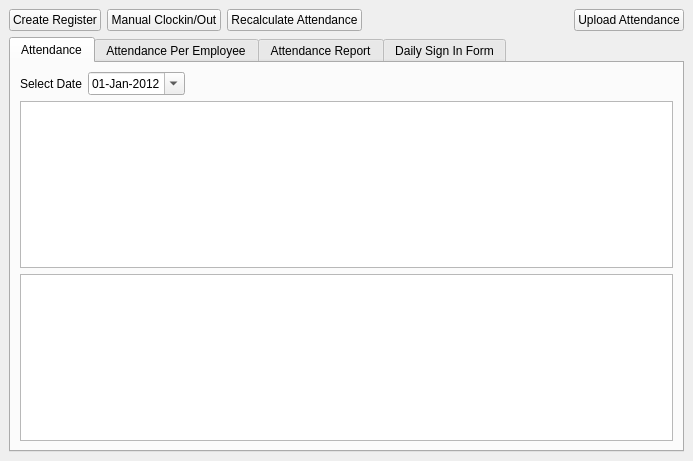
<?xml version="1.0" encoding="UTF-8"?>
<ui version="4.0">
 <class>Attendance</class>
 <widget class="QMainWindow" name="Attendance">
  <property name="geometry">
   <rect>
    <x>0</x>
    <y>0</y>
    <width>693</width>
    <height>461</height>
   </rect>
  </property>
  <property name="windowTitle">
   <string>Attendance</string>
  </property>
  <property name="windowIcon">
   <iconset resource="res.qrc">
    <normaloff>:/images/008_Reminder_128x128_72.png</normaloff>:/images/008_Reminder_128x128_72.png</iconset>
  </property>
  <widget class="QWidget" name="centralwidget">
   <layout class="QVBoxLayout" name="verticalLayout_2">
    <item>
     <layout class="QHBoxLayout" name="horizontalLayout_2">
      <item>
       <widget class="QPushButton" name="cmdCreateRegister">
        <property name="text">
         <string>Create Register</string>
        </property>
       </widget>
      </item>
      <item>
       <widget class="QPushButton" name="ManualClockin">
        <property name="text">
         <string>Manual Clockin/Out</string>
        </property>
       </widget>
      </item>
      <item>
       <widget class="QPushButton" name="RecalculateAllAttendance">
        <property name="text">
         <string>Recalculate Attendance</string>
        </property>
       </widget>
      </item>
      <item>
       <spacer name="horizontalSpacer">
        <property name="orientation">
         <enum>Qt::Horizontal</enum>
        </property>
        <property name="sizeHint" stdset="0">
         <size>
          <width>577</width>
          <height>20</height>
         </size>
        </property>
       </spacer>
      </item>
      <item>
       <widget class="QPushButton" name="UploadAttendance">
        <property name="text">
         <string>Upload Attendance</string>
        </property>
       </widget>
      </item>
     </layout>
    </item>
    <item>
     <widget class="QTabWidget" name="tabWidget">
      <property name="currentIndex">
       <number>0</number>
      </property>
      <widget class="QWidget" name="tab">
       <attribute name="title">
        <string>Attendance</string>
       </attribute>
       <layout class="QVBoxLayout" name="verticalLayout">
        <item>
         <layout class="QHBoxLayout" name="horizontalLayout">
          <item>
           <widget class="QLabel" name="label">
            <property name="text">
             <string>Select Date</string>
            </property>
           </widget>
          </item>
          <item>
           <widget class="QDateEdit" name="dtpPast">
            <property name="date">
             <date>
              <year>2012</year>
              <month>1</month>
              <day>1</day>
             </date>
            </property>
            <property name="displayFormat">
             <string>dd-MMM-yyyy</string>
            </property>
            <property name="calendarPopup">
             <bool>true</bool>
            </property>
           </widget>
          </item>
          <item>
           <spacer name="horizontalSpacer_2">
            <property name="orientation">
             <enum>Qt::Horizontal</enum>
            </property>
            <property name="sizeHint" stdset="0">
             <size>
              <width>40</width>
              <height>20</height>
             </size>
            </property>
           </spacer>
          </item>
         </layout>
        </item>
        <item>
         <widget class="CustomQueryView" name="lstAttendance"/>
        </item>
        <item>
         <widget class="QTableView" name="tblAttendance">
          <property name="sortingEnabled">
           <bool>true</bool>
          </property>
          <attribute name="verticalHeaderShowSortIndicator" stdset="0">
           <bool>true</bool>
          </attribute>
         </widget>
        </item>
       </layout>
      </widget>
      <widget class="QWidget" name="tab_2">
       <attribute name="title">
        <string>Attendance Per Employee</string>
       </attribute>
       <layout class="QVBoxLayout" name="verticalLayout_3">
        <item>
         <layout class="QHBoxLayout" name="horizontalLayout_3">
          <item>
           <widget class="QLabel" name="label_2">
            <property name="text">
             <string>Employee:</string>
            </property>
           </widget>
          </item>
          <item>
           <widget class="QComboBox" name="Employee">
            <property name="sizePolicy">
             <sizepolicy hsizetype="Preferred" vsizetype="Fixed">
              <horstretch>1</horstretch>
              <verstretch>0</verstretch>
             </sizepolicy>
            </property>
           </widget>
          </item>
          <item>
           <widget class="QLabel" name="label_3">
            <property name="text">
             <string>Start Date:</string>
            </property>
           </widget>
          </item>
          <item>
           <widget class="QDateEdit" name="StartDate">
            <property name="displayFormat">
             <string>dd-MMM-yyyy</string>
            </property>
            <property name="calendarPopup">
             <bool>true</bool>
            </property>
           </widget>
          </item>
          <item>
           <widget class="QLabel" name="label_4">
            <property name="text">
             <string>End Date:</string>
            </property>
           </widget>
          </item>
          <item>
           <widget class="QDateEdit" name="EndDate">
            <property name="displayFormat">
             <string>dd-MMM-yyyy</string>
            </property>
            <property name="calendarPopup">
             <bool>true</bool>
            </property>
           </widget>
          </item>
          <item>
           <widget class="QPushButton" name="ShowEmployeeAttendance">
            <property name="text">
             <string>Show</string>
            </property>
           </widget>
          </item>
          <item>
           <widget class="QPushButton" name="RecalculateEmployeeAttendance">
            <property name="text">
             <string>Recalculate</string>
            </property>
           </widget>
          </item>
         </layout>
        </item>
        <item>
         <widget class="CustomQueryView" name="lst_EmployeeAttendance"/>
        </item>
       </layout>
      </widget>
      <widget class="QWidget" name="tab_3">
       <attribute name="title">
        <string>Attendance Report</string>
       </attribute>
       <layout class="QVBoxLayout" name="verticalLayout_4">
        <item>
         <layout class="QHBoxLayout" name="horizontalLayout_4">
          <item>
           <widget class="QLabel" name="label_5">
            <property name="text">
             <string>Start Date:</string>
            </property>
           </widget>
          </item>
          <item>
           <widget class="QDateEdit" name="AttStartDate">
            <property name="date">
             <date>
              <year>2012</year>
              <month>1</month>
              <day>1</day>
             </date>
            </property>
            <property name="displayFormat">
             <string>dd-MMM-yyyy</string>
            </property>
            <property name="calendarPopup">
             <bool>true</bool>
            </property>
           </widget>
          </item>
          <item>
           <widget class="QLabel" name="label_6">
            <property name="text">
             <string>End Date:</string>
            </property>
           </widget>
          </item>
          <item>
           <widget class="QDateEdit" name="AttEndDate">
            <property name="date">
             <date>
              <year>2012</year>
              <month>1</month>
              <day>1</day>
             </date>
            </property>
            <property name="displayFormat">
             <string>dd-MMM-yyyy</string>
            </property>
            <property name="calendarPopup">
             <bool>true</bool>
            </property>
           </widget>
          </item>
          <item>
           <widget class="QPushButton" name="AttShowReport">
            <property name="text">
             <string>Show</string>
            </property>
           </widget>
          </item>
          <item>
           <spacer name="horizontalSpacer_3">
            <property name="orientation">
             <enum>Qt::Horizontal</enum>
            </property>
            <property name="sizeHint" stdset="0">
             <size>
              <width>40</width>
              <height>20</height>
             </size>
            </property>
           </spacer>
          </item>
         </layout>
        </item>
        <item>
         <widget class="CustomQueryView" name="lstAttendanceReport"/>
        </item>
       </layout>
      </widget>
      <widget class="QWidget" name="Dail">
       <attribute name="title">
        <string>Daily Sign In Form</string>
       </attribute>
       <layout class="QVBoxLayout" name="verticalLayout_5">
        <item>
         <layout class="QHBoxLayout" name="horizontalLayout_5">
          <item>
           <widget class="QLabel" name="label_7">
            <property name="text">
             <string>Date:</string>
            </property>
           </widget>
          </item>
          <item>
           <widget class="QDateEdit" name="dateEdit"/>
          </item>
          <item>
           <widget class="QPushButton" name="GenerateDailySignInSheets">
            <property name="text">
             <string>Generate Form</string>
            </property>
           </widget>
          </item>
          <item>
           <spacer name="horizontalSpacer_4">
            <property name="orientation">
             <enum>Qt::Horizontal</enum>
            </property>
            <property name="sizeHint" stdset="0">
             <size>
              <width>40</width>
              <height>20</height>
             </size>
            </property>
           </spacer>
          </item>
         </layout>
        </item>
        <item>
         <widget class="ReportViewer" name="DailySignIn" native="true">
          <property name="sizePolicy">
           <sizepolicy hsizetype="Preferred" vsizetype="Preferred">
            <horstretch>0</horstretch>
            <verstretch>1</verstretch>
           </sizepolicy>
          </property>
         </widget>
        </item>
       </layout>
      </widget>
     </widget>
    </item>
   </layout>
  </widget>
 </widget>
 <customwidgets>
  <customwidget>
   <class>CustomQueryView</class>
   <extends>QTreeView</extends>
   <header>customqueryview.h</header>
  </customwidget>
  <customwidget>
   <class>ReportViewer</class>
   <extends>QWidget</extends>
   <header>reportviewer.h</header>
   <container>1</container>
  </customwidget>
 </customwidgets>
 <resources>
  <include location="res.qrc"/>
  <include location="res.qrc"/>
 </resources>
 <connections/>
</ui>
